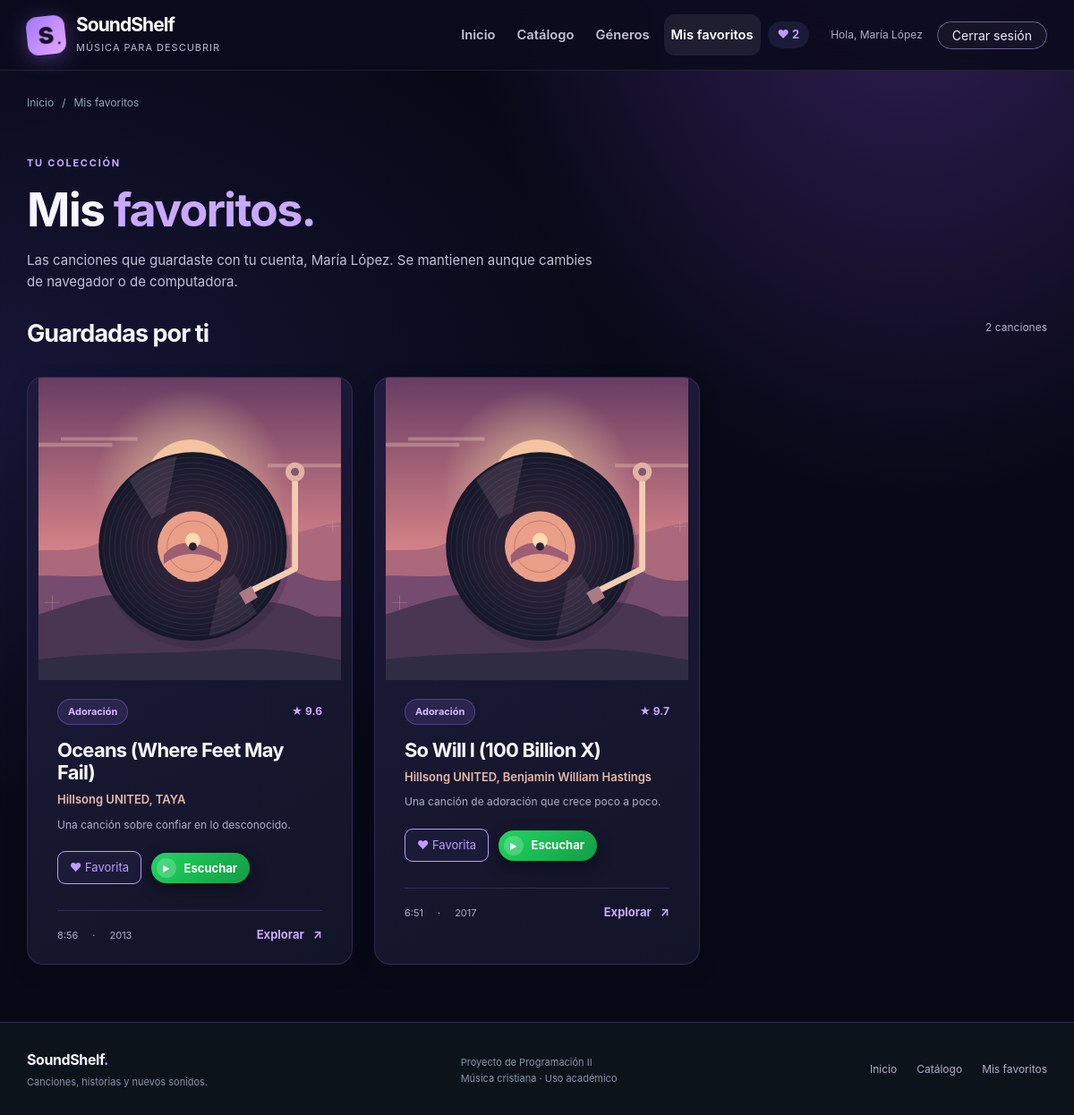
The page /mis-favoritos.php (signed in) on the database its author committed.
### tables this page shows
CREATE TABLE IF NOT EXISTS canciones (
    id INT UNSIGNED NOT NULL AUTO_INCREMENT,
    genero_id INT UNSIGNED NOT NULL,
    titulo VARCHAR(100) NOT NULL,
    subtitulo VARCHAR(160) NOT NULL,
    descripcion TEXT NOT NULL,
    artista VARCHAR(100) NOT NULL,
    album VARCHAR(100) NOT NULL,
    anio SMALLINT UNSIGNED NOT NULL,
    duracion_segundos SMALLINT UNSIGNED NOT NULL,
    puntuacion DECIMAL(3,1) NOT NULL,
    imagen VARCHAR(255) NOT NULL,
    enlace_apple VARCHAR(255) NOT NULL DEFAULT '',
    PRIMARY KEY (id),
    INDEX idx_canciones_genero (genero_id),
    CONSTRAINT fk_canciones_genero
        FOREIGN KEY (genero_id) REFERENCES generos(id)
        ON UPDATE CASCADE ON DELETE RESTRICT
);

CREATE TABLE IF NOT EXISTS generos (
    id INT UNSIGNED NOT NULL AUTO_INCREMENT,
    nombre VARCHAR(60) NOT NULL,
    descripcion VARCHAR(255) NOT NULL,
    PRIMARY KEY (id)
);

### includes/autenticacion.php (called while the page is built, shortened)
<?php
function usuarioActual()
{
    if (isset($_SESSION["usuario"])) {
        return $_SESSION["usuario"];
    }
    return null;
}

### includes/funciones.php (called while the page is built, shortened)
<?php
function ejecutar($sql, $valores = array())
{
    global $conexion;
    $sentencia = mysqli_prepare($conexion, $sql);
    if ($sentencia == false || !mysqli_stmt_execute($sentencia, $valores)) {
        registrarError("Error en la consulta: " . mysqli_error($conexion));
        mostrarError("El catálogo todavía no está listo", "Importa database.sql y usuarios.sql en phpMyAdmin.");
    }
    return $sentencia;
}
function buscar($sql, $valores = array())
{
    $resultado = mysqli_stmt_get_result(ejecutar($sql, $valores));
    return mysqli_fetch_all($resultado, MYSQLI_ASSOC);
}
function idsFavoritos($usuarioId)
{
    $filas = buscar("SELECT cancion_id FROM favoritos WHERE usuario_id = ? ORDER BY creado_en, cancion_id", array($usuarioId));
    $ids = array();
    foreach ($filas as $fila) {
        $ids[] = (int) $fila["cancion_id"];
    }
    return $ids;
}
function e($valor)
{
    return htmlspecialchars($valor, ENT_QUOTES, "UTF-8");
}
function formatearDuracion($segundos)
{
    $minutos = floor($segundos / 60);
    $resto = $segundos % 60;
    return $minutos . ":" . $resto;
}
function enlacesEscuchar($cancion)
{
    $titulo = $cancion["titulo"];
    $posicion = strpos($titulo, "(");
    if ($posicion !== false) {
        $titulo = substr($titulo, 0, $posicion);
    }
    $posicion = strpos($titulo, "[");
    $titulo = trim($titulo);
    $artistas = explode(",", $cancion["artista"]);
    $busqueda = $titulo . " " . trim($artistas[0]);
    $enlaces = array();
    $enlaces["Spotify"] = "https://open.spotify.com/search/" . rawurlencode($busqueda);
    $enlaces["YouTube"] = "https://www.youtube.com/results?search_query=" . urlencode($busqueda);
    if ($cancion["enlace_apple"] != "") {
        $enlaces["Apple Music"] = $cancion["enlace_apple"];
    }
    return $enlaces;
}
function portadaRespaldo($generoId)
{
    $ilustraciones = array(1 => "jazz", 2 => "indie", 3 => "lofi", 4 => "electronica", 5 => "rock");
    if (isset($ilustraciones[$generoId])) {
        return "assets/img/" . $ilustraciones[$generoId] . ".svg";
    }
    return "assets/img/indie.svg";
}

### includes/tarjeta.php (the view, shortened to what this page needs)
<article class="track-card" data-id="<?= (int) $cancion['id'] ?>" data-busqueda="<?= e($cancion['titulo'] . ' ' . $cancion['artista']) ?>" data-genero="<?= (int) $cancion['genero_id'] ?>" data-titulo="<?= e($cancion['titulo']) ?>" data-anio="<?= (int) $cancion['anio'] ?>" data-puntuacion="<?= e($cancion['puntuacion']) ?>">
    <a class="track-cover-link" href="detalle.html?id=<?= (int) $cancion['id'] ?>" aria-label="Ver ficha de <?= e($cancion['titulo']) ?>">
        <div class="track-image">
            <img src="<?= e($cancion['imagen']) ?>" alt="Portada de <?= e($cancion['album']) ?>" width="800" height="600" loading="lazy" data-respaldo="<?= e(portadaRespaldo((int) $cancion['genero_id'])) ?>">
        </div>
    </a>
    <div class="track-card-content">
        <div class="track-card-topline">
            <span class="pill pill-soft"><?= e($cancion['genero']) ?></span>
            <span class="rating" aria-label="Puntuación <?= e($cancion['puntuacion']) ?> de 10"><span aria-hidden="true">★</span> <?= e($cancion['puntuacion']) ?></span>
        </div>
        <h3 class="track-title"><a href="detalle.html?id=<?= (int) $cancion['id'] ?>"><?= e($cancion['titulo']) ?></a></h3>
        <p class="track-artist"><?= e($cancion['artista']) ?></p>
        <p class="track-subtitle"><?= e($cancion['subtitulo']) ?></p>
        <button type="button" class="favorite-button" data-favorito="<?= (int) $cancion['id'] ?>" aria-label="Añadir <?= e($cancion['titulo']) ?> a favoritos" aria-pressed="false">♡ Favoritos</button>
        <a class="listen-card-link" href="<?= e(enlacesEscuchar($cancion)['Spotify']) ?>" target="_blank" rel="noopener noreferrer" aria-label="Escuchar <?= e($cancion['titulo']) ?> en Spotify"><span class="listen-icon" aria-hidden="true">▶</span>Escuchar</a>
        <div class="track-card-bottom">
            <span class="track-meta"><?= e(formatearDuracion($cancion['duracion_segundos'])) ?> <span aria-hidden="true">·</span> <?= (int) $cancion['anio'] ?></span>
            <a class="text-link" href="detalle.html?id=<?= (int) $cancion['id'] ?>" aria-label="Ver detalle de <?= e($cancion['titulo']) ?>">Explorar <span aria-hidden="true">↗</span></a>
        </div>
    </div>
</article>

### includes/encabezado.php (shortened to what this page needs)
<?php
require_once __DIR__ . "/autenticacion.php";
$idsFavoritos = array();
if (usuarioActual() != null && isset($conexion) && $conexion) {
    $idsFavoritos = idsFavoritos(usuarioActual()["id"]);
}
?>
<!DOCTYPE html>
<html lang="es">
<head>
    <link href="https://cdn.jsdelivr.net/npm/bootstrap@5.3.3/dist/css/bootstrap.min.css" rel="stylesheet">
    <link rel="stylesheet" href="estilos.css?v=<?= filemtime(__DIR__ . '/../estilos.css') ?>">
</head>
<body data-sesion="<?= usuarioActual() ? '1' : '0' ?>" data-favoritos="<?= e(implode(',', $idsFavoritos)) ?>">
<header class="site-header sticky-top">
    <nav class="navbar navbar-expand-lg navbar-dark" aria-label="Navegación principal">
        <div class="container">
            <a class="navbar-brand brand" href="index.html" aria-label="SoundShelf, inicio">
                <span class="brand-mark" aria-hidden="true">S<span>·</span></span>
                <span><span class="brand-name">SoundShelf</span><span class="brand-caption">Música para descubrir</span></span>
            </a>
            <div class="collapse navbar-collapse" id="menuPrincipal">
                <div class="navbar-nav ms-lg-auto gap-lg-2 align-items-lg-center">
                    <a class="nav-link <?= $pagina === 'inicio' ? 'active' : '' ?>" href="index.html" <?= $pagina === 'inicio' ? 'aria-current="page"' : '' ?>>Inicio</a>
                    <a class="nav-link <?= $pagina === 'catalogo' ? 'active' : '' ?>" href="lista.html" <?= $pagina === 'catalogo' ? 'aria-current="page"' : '' ?>>Catálogo</a>
                    <a class="nav-link" href="index.html#generos">Géneros</a>
                    <?php if (usuarioActual()): ?><a class="nav-link <?= $pagina === 'favoritos' ? 'active' : '' ?>" href="mis-favoritos.php" <?= $pagina === 'favoritos' ? 'aria-current="page"' : '' ?>>Mis favoritos</a><?php endif; ?>
                </div>
                <div class="auth-links d-flex flex-wrap align-items-center gap-2 ms-lg-4 mt-3 mt-lg-0">
                    <?php if (usuarioActual()): ?>
                        <span class="auth-greeting me-2">Hola, <?= e(usuarioActual()['nombre']) ?></span>
                        <a class="btn btn-outline-light btn-sm rounded-pill px-3" href="salir.php">Cerrar sesión</a>
                    <?php else: ?>
                        <a class="btn btn-outline-light btn-sm rounded-pill px-3" href="login.php">Iniciar sesión</a>
                        <a class="btn btn-accent btn-sm rounded-pill px-3" href="registro.php">Crear cuenta</a>
                    <?php endif; ?>
                </div>
            </div>
        </div>
    </nav>
</header>

### mis-favoritos.php (shortened to what this page needs)
<?php
require_once __DIR__ . "/includes/iniciar.php";
$usuario = usuarioActual();
$canciones = buscar("SELECT c.*, g.nombre AS genero
                     FROM favoritos AS f
                     INNER JOIN canciones AS c ON f.cancion_id = c.id
                     INNER JOIN generos AS g ON c.genero_id = g.id
                     WHERE f.usuario_id = ?
                     ORDER BY f.creado_en DESC, c.id DESC", array($usuario["id"]));
$total = count($canciones);
$pagina = "favoritos";
require __DIR__ . "/includes/encabezado.php";
?>
<main id="contenido" class="container">
    <nav class="breadcrumb" aria-label="Ruta de navegación"><a href="index.html">Inicio</a><span aria-hidden="true">/</span><span>Mis favoritos</span></nav>
    <section class="page-heading" aria-labelledby="favoritos-titulo">
        <p class="eyebrow">TU COLECCIÓN</p>
        <h1 id="favoritos-titulo" class="page-title">Mis <span class="accent">favoritos.</span></h1>
        <p class="page-description">Las canciones que guardaste con tu cuenta, <?= e($usuario["nombre"]) ?>. Se mantienen aunque cambies de navegador o de computadora.</p>
    </section>
    <section class="section-block" aria-labelledby="lista-favoritos-titulo">
        <div class="section-heading">
            <h2 id="lista-favoritos-titulo" class="section-title">Guardadas por ti</h2>
            <p class="results-summary" id="total-favoritos"><?php if ($total == 1) { echo "1 canción"; } else { echo $total . " canciones"; } ?></p>
        </div>
        <div id="mis-favoritos" class="track-grid row row-cols-1 row-cols-md-2 row-cols-xl-3 g-4">
            <?php foreach ($canciones as $cancion) { require __DIR__ . "/includes/tarjeta.php"; } ?>
        </div>
    </section>
</main>
<?php require __DIR__ . "/includes/pie.php"; ?>

### includes/pie.php (shortened to what this page needs)
<footer class="site-footer">
    <div class="container footer-inner">
        <div>
            <a class="footer-brand" href="index.html">SoundShelf<span class="accent">.</span></a>
            <p class="footer-note">Canciones, historias y nuevos sonidos.</p>
        </div>
        <p class="footer-note">Proyecto de Programación II<br>Música cristiana · Uso académico</p>
        <nav class="footer-links" aria-label="Navegación del pie">
            <a href="index.html">Inicio</a>
            <a href="lista.html">Catálogo</a>
            <?php if (usuarioActual()): ?><a href="mis-favoritos.php">Mis favoritos</a><?php endif; ?>
        </nav>
    </div>
</footer>
</body>
</html>

### rows shown on the page
canciones: genero.nombre "Adoración", puntuacion "9.6", titulo "Oceans (Where Feet May Fail)", artista "Hillsong UNITED, TAYA", subtitulo "Una canción sobre confiar en lo desconocido.", duracion_segundos "8:56", anio "2013"
canciones: genero.nombre "Adoración", puntuacion "9.7", titulo "So Will I (100 Billion X)", artista "Hillsong UNITED, Benjamin William Hastings", subtitulo "Una canción de adoración que crece poco a poco.", duracion_segundos "6:51", anio "2017"

### other values the page prints
usuarioActual()['nombre'] "María López"
$usuario["nombre"] "María López"
$total "2"
